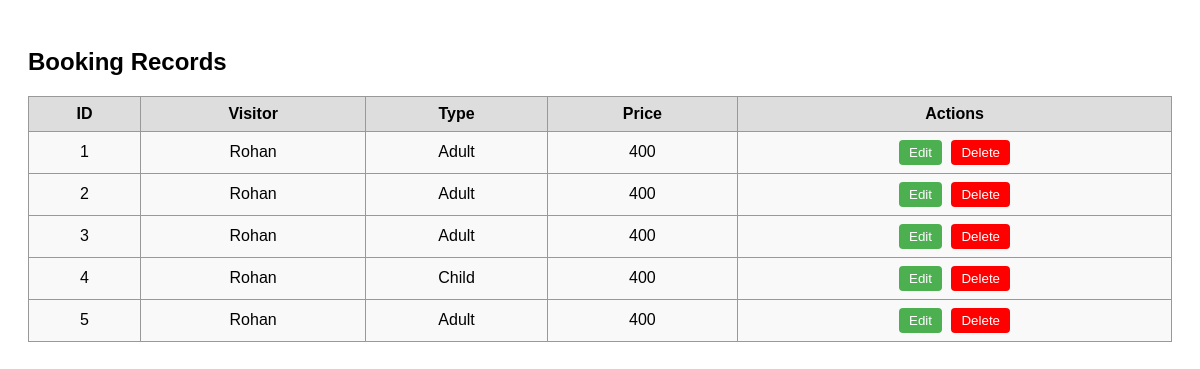
The app's page /view_bookings with its own data.
### tables this page shows
CREATE TABLE bookings (
                    id INTEGER PRIMARY KEY AUTOINCREMENT,
                    visitor_name TEXT, visitor_type TEXT, price INTEGER);

### app.py (the view)
@app.route('/view_bookings')
def view_bookings():
    conn = sqlite3.connect('zoo.db')
    c = conn.cursor()
    c.execute("SELECT * FROM bookings")
    rows = c.fetchall()
    conn.close()
    return render_template('view_bookings.html', records=rows)

### templates/view_bookings.html (shortened to what this page needs)
<!DOCTYPE html>
<html>
<head>
</head>
<body>
  <h2>Booking Records</h2>
  <table>
    <tr>
      <th>ID</th><th>Visitor</th><th>Type</th><th>Price</th><th>Actions</th>
    </tr>
    {% for row in records %}
    <tr>
      <td>{{ row[0] }}</td>
      <td>{{ row[1] }}</td>
      <td>{{ row[2] }}</td>
      <td>{{ row[3] }}</td>
      <td>
        <form method="GET" action="/edit_booking/{{ row[0] }}">
          <button type="submit" class="edit-btn">Edit</button>
        </form>
        <form method="POST" action="/delete_booking/{{ row[0] }}">
          <button type="submit" class="delete-btn" onclick="return confirm('Are you sure you want to delete this booking?')">Delete</button>
        </form>
      </td>
    </tr>
    {% endfor %}
  </table>
</body>
</html>

### templates/view_bookings.html (style rules this page uses)
body { font-family: Arial, sans-serif; padding: 20px; }
table { border-collapse: collapse; width: 100%; background-color: #f9f9f9; }
th, td { border: 1px solid #999; padding: 8px; text-align: center; }
th { background-color: #ddd; }
form { display: inline; }
.delete-btn { background-color: red; color: white; border: none; padding: 5px 10px; cursor: pointer; border-radius: 4px; }
.edit-btn { background-color: #4CAF50; color: white; border: none; padding: 5px 10px; cursor: pointer; border-radius: 4px; margin-right: 5px; }

### records on screen
bookings: id "1", visitor_name "Rohan", visitor_type "Adult", price "400"
bookings: id "2", visitor_name "Rohan", visitor_type "Adult", price "400"
bookings: id "3", visitor_name "Rohan", visitor_type "Adult", price "400"
bookings: id "4", visitor_name "Rohan", visitor_type "Child", price "400"
bookings: id "5", visitor_name "Rohan", visitor_type "Adult", price "400"
